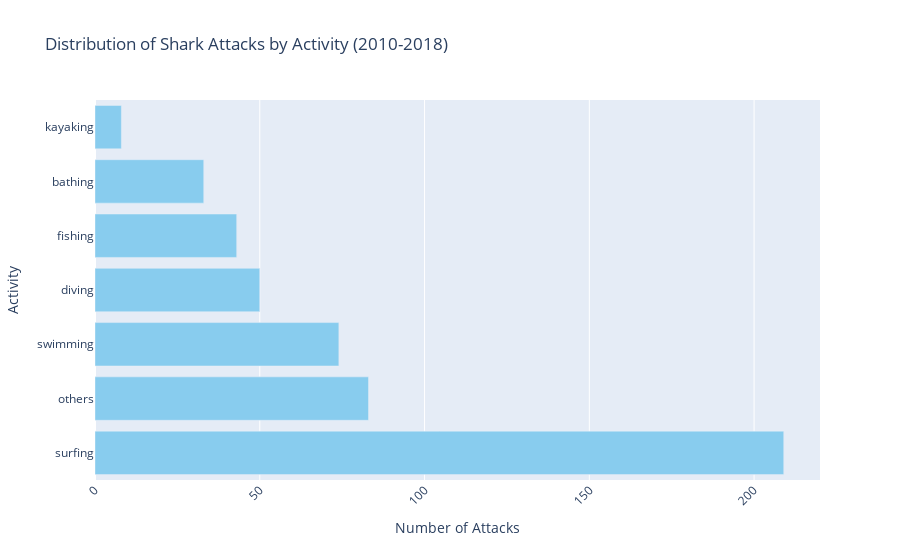

Notebook source saved alongside this figure:
### Markdown cell above
**Surfers are the most vulnerable to attacks:** Sharks find it easier to prey on surfers due to their active movements and proximity to the ocean's surface, making them more accessible targets.

### Code cell
# Filter data for the last 5 years
last_attacks = attacks[attacks['Year'] >= 2010]

# Group attacks by activity and count the occurrences
activity_counts = last_attacks['Activity'].value_counts().reset_index()
activity_counts.columns = ['Activity', 'Number of Attacks']
activity_counts_sorted = activity_counts.sort_values(by='Number of Attacks', ascending=False)

# Create the bar chart
fig = px.bar(activity_counts, y='Activity', x='Number of Attacks', 
             title='Distribution of Shark Attacks by Activity (2010-2018)',
             labels={'Activity': 'Activity', 'Number of Attacks': 'Number of Attacks'},
             template='plotly', # You can change the template if needed
             color_discrete_sequence=px.colors.qualitative.Safe) # Set color palette

fig.update_layout(xaxis_tickangle=-45)

fig.show()

### Figure 1 — Plotly figure (JSON) as saved in the notebook; plotly's stock layout.template omitted (floating-point values rounded to 4 significant figures)
{"data": [{"alignmentgroup": "True", "hovertemplate": "Number of Attacks=%{x}<br>Activity=%{y}<extra></extra>", "legendgroup": "", "marker": {"color": "rgb(136, 204, 238)", "pattern": {"shape": ""}}, "name": "", "offsetgroup": "", "orientation": "h", "showlegend": false, "textposition": "auto", "type": "bar", "x": [209, 83, 74, 50, 43, 33, 8], "xaxis": "x", "y": ["surfing", "others", "swimming", "diving", "fishing", "bathing", "kayaking"], "yaxis": "y"}], "layout": {"barmode": "relative", "legend": {"tracegroupgap": 0}, "title": {"text": "Distribution of Shark Attacks by Activity (2010-2018)"}, "xaxis": {"anchor": "y", "domain": [0, 1], "tickangle": -45, "title": {"text": "Number of Attacks"}}, "yaxis": {"anchor": "x", "domain": [0, 1], "title": {"text": "Activity"}}}}
